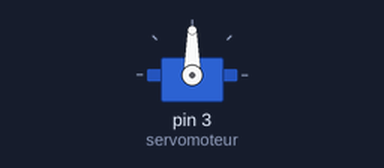
This sketch was run on a simulated Arduino Uno, built with avr-gcc and run on an emulated ATmega328P. Parts: servo.

Above: at 0.05 s.
Timing chart, 0 to 4.6 s (numbered marks = the images above):
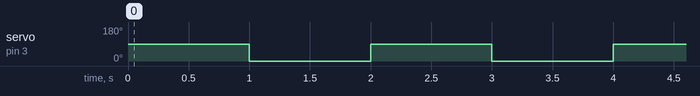

The sketch:

tuto.ino
```cpp
#include <Arduino.h>
#include <Servo.h>

Servo servomoteur;


void setup() {
  servomoteur.attach(3);
  servomoteur.write(0);
}

void loop() {
  servomoteur.write(90);
  delay(1000);
  servomoteur.write(0);
  delay(1000);
}
```

Measured:
- by itself, servo on pin 3 (servomoteur): alternates 90° for 1.0 s and 0° for 1.0 s
